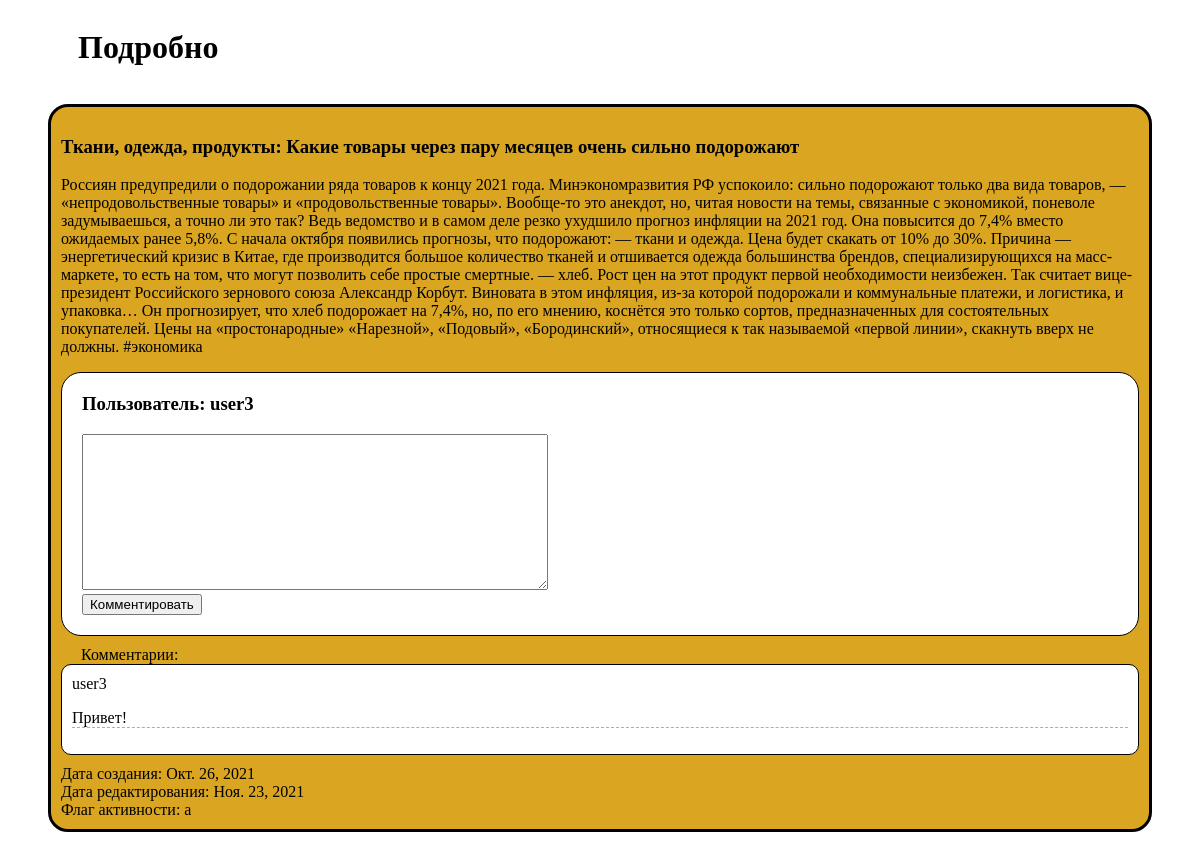
Page /1/comment_news/ (signed in) on the committed database.
### app_news/models.py (models this page shows, shortened)
class News(models.Model):
    STATUS_CHOICES = [
        ('a', 'active'),
        ('n', 'not_active')
    ]
    title = models.CharField(max_length=500, db_index=True, verbose_name='Заголовок')
    content = models.TextField(max_length=3000, default='', verbose_name='Новость')
    created_at = models.DateField(auto_now_add=True, verbose_name='Дата создания')
    updated_at = models.DateField(auto_now=True, verbose_name='Дата редактирования')
    flag_active = models.CharField(max_length=1, choices=STATUS_CHOICES, default='n', verbose_name='Флаг активности')
    class Meta:
        db_table = 'news'
        ordering = ['created_at']
        verbose_name_plural = 'Новости'  # Переименовываем в админ-панели название таблицы с News на Новости

class Comments(models.Model):
    name = models.CharField(max_length=500, db_index=True, blank=True, verbose_name='Имя пользователя')
    text = models.TextField(max_length=3000, default='', verbose_name='Комментарий')
    news = models.ForeignKey('News', on_delete=models.CASCADE,
                             verbose_name='Комментируемая новость')
    user = models.ForeignKey(User, on_delete=models.CASCADE, null=True,
                             verbose_name='Пользователь')
    class Meta:
        db_table = 'comments'
        verbose_name_plural = 'Комментарии'

### app_news/views.py (the view, shortened to what this page needs)
# urls.py: path('<int:news_id>/comment_news/', CommentNews.as_view(), name='comment_news'),
class CommentNews(View):
    def get(self, request, news_id):
        news = News.objects.get(id=news_id)
        comments = Comments.objects.filter(news=news)
        comment_form = CommentsForm()
        return render(request, "news/comment_news.html", context={"comment_news": news,
                                                                  "comment_list": comments,
                                                                  "comment_form": comment_form})

### app_news/forms.py
class CommentsForm(forms.ModelForm):
    class Meta:
        model = Comments
        fields = ['name', 'text']
        widgets = {
            'name': forms.TextInput(attrs={'class': 'form-input', 'style': 'min-width:460px; height: 20px'}),
            'text': forms.Textarea(attrs={'class': 'content-box', 'style': 'min-width:460px; min-height: 100px'}),
        }

### app_news/templates/news/comment_news.html (shortened to what this page needs)
<!DOCTYPE html>
<html lang="en">
<head>
</head>
<body>
    <h1 style="padding-left: 70px; padding-right: 250px; display: inline-block">Подробно</h1>
    {% if comment_news %}
    <ul style="list-style-type: none">
        <li style="min-height: 20px; margin-bottom: 5px; padding: 10px; margin-right: 40px;
        border: 3px solid black; background-color: Goldenrod; border-radius: 20px; min-width: 500px">
            <div style="display: block; margin-bottom: 10px; min-width: 100px;">
                <h3>
                    {{ comment_news.title }}
                </h3>
            </div>
            <div style="display: block; min-width: 200px">
                <p style="min-width: 500px">{{ comment_news.content }}</p>
            </div>
            <form method="post" action="." style="background-color: white; min-width: 460px;
    padding: 20px; border-radius: 20px; margin-bottom: 10px; border: 1px solid black;">
                {% if request.user.is_authenticated %}
                    <h3 style="margin-top: 0; margin-right: 10px">Пользователь: {{ request.user.username }}</h3>
                    {{ comment_form.text }}
                {% else %}
                    <b>
                        {{ comment_form.as_p }}
                    </b>
                {% endif %}
                <button type="submit" style="display: block">Комментировать</button>
            </form>
            <span style="padding: 20px">Комментарии:</span>
            <div style="display: block; padding: 10px; margin-bottom: 10px; background-color: white;
            border: 1px solid black; border-radius: 10px">
                {% for comment in comment_news.comments_set.all %}
                    {% if comment.user %}
                        <span>{{ comment.user.username }}</span>
                        <p style="border-bottom: 1px dashed orange">{{ comment.text }}</p>
                    {% else %}
                        <span>{{ comment.name }} - анонимный пользователь</span>
                        <p style="border-bottom: 1px dashed orange">{{ comment.text }}</p>
                    {% endif %}
                {% endfor %}
            </div>
            <div style="display: flex; justify-content: space-between; align-items: center;">
                <div style="display: inline-block; width: 50%">
                    <div style="display: block; width: 250px">
                        <span>Дата создания: </span>
                    {{ comment_news.created_at }}
                    </div>
                    <div style="display: block; width: 250px">
                        <span>Дата редактирования: </span>
                    {{ comment_news.updated_at }}
                    </div>
                    <div style="display: block; width: 250px">
                        <span>Флаг активности: </span>
                    {{ comment_news.flag_active }}
                    </div>
                </div>
            </div>
        </li>
    </ul>
    {% else %}
        <p> Новостей нет </p>
    {% endif %}
</body>
</html>

### rows in the picture
News: title "Ткани, одежда, продукты: Какие товары через пару месяцев очень сильно подорожают", content "Россиян предупредили о подорожании ряда товаров к концу 2021 года. Минэкономразвития РФ успокоило: сильно подорожают только два вида товаров, — «непродовольственные товары» и «продовольственные товары». Вообще-то это анекдот, но, читая новости на темы, связанные с экономикой, поневоле задумываешься, а точно ли это так? Ведь ведомство и в самом деле резко ухудшило прогноз инфляции на 2021 год. Она повысится до 7,4% вместо ожидаемых ранее 5,8%. С начала октября появились прогнозы, что подорожают: — ткани и одежда. Цена будет скакать от 10% до 30%. Причина — энергетический кризис в Китае, где производится большое количество тканей и отшивается одежда большинства брендов, специализирующихся на…", created_at "Окт. 26, 2021", updated_at "Ноя. 23, 2021", flag_active "a"
Comments: user.username "user3", text "Привет!"

### other values in the picture
{{ request.user.username }} "user3"
